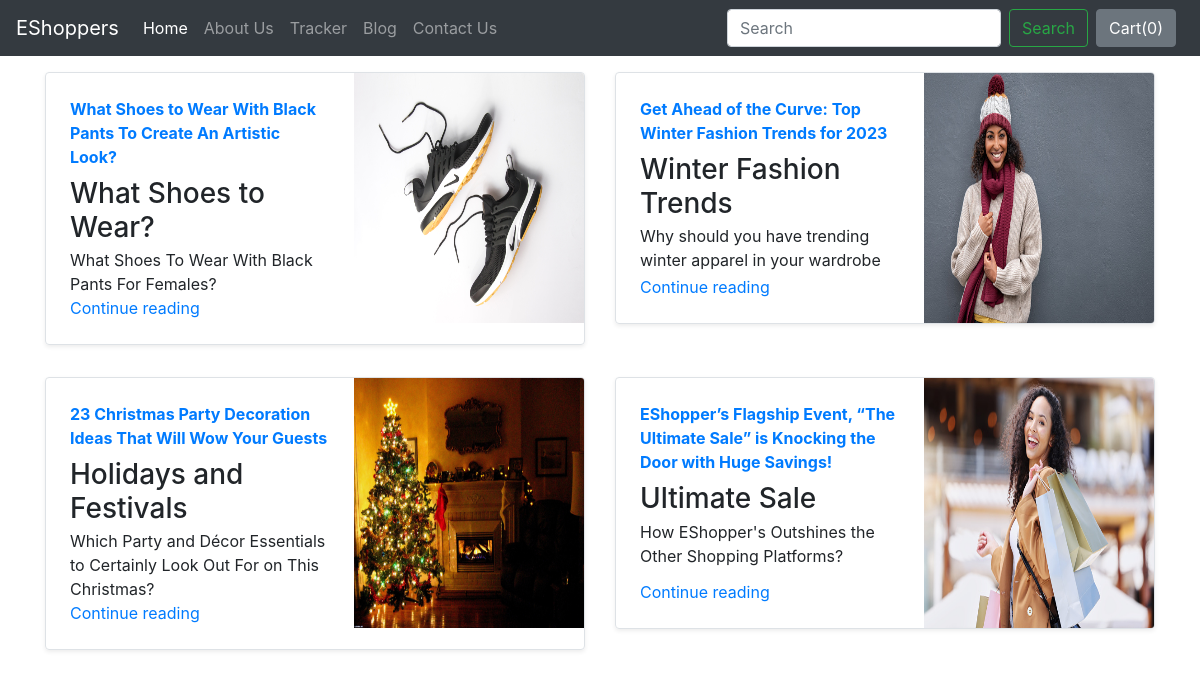
Screenshot of /blog/ with the database file from the repository.
### blog/models.py (models this page shows)
class Blogpost(models.Model):
    post_id = models.AutoField(primary_key= True)
    tilte = models.CharField(max_length=50)
    head0 = models.CharField(max_length=500, default="")
    chead0 = models.CharField(max_length=5000, default="")
    head1 = models.CharField(max_length=500, default="")
    chead1 = models.CharField(max_length=5000, default="")
    head2 = models.CharField(max_length=500, default="")
    chead2 = models.CharField(max_length=5000, default="")
    pub_date = models.DateField()
    thumbnail = models.ImageField(upload_to='shop/images', default="")
    def __str__(self):
        return self.tilte

### blog/views.py (the view)
# urls.py: path('', views.index, name = 'blogHome'),
def index(request):
    myposts= Blogpost.objects.all()
    print(myposts)
    return render(request, 'blog/index.html', {'myposts': myposts})

### blog/templates/blog/index.html (shortened to what this page needs)
{%extends 'blog/basic.html'%}
{%block body%}
<div class="container mt-3">
    <div class="row my-2">
        {% for item in myposts %}
        <div class="col-md-6">
            <div class="row no-gutters border rounded overflow-hidden flex-md-row mb-4 shadow-sm h-md-250 position-relative">
                <div class="col p-4 d-flex flex-column position-static">
                    <strong class="d-inline-block mb-2 text-primary">
                        {{item.head0}}
                    </strong>
                    <h3 class="mb-0">{{item.tilte}}</h3>
                    <p class="card-text mb-auto">{{item.head1}}</p>
                    <a href="blogpost/{{item.post_id}}" class="stretched-link">Continue reading</a>
                </div>
                <div class="col-auto d-none d-lg-block">
                    <img src="/media/{{item.thumbnail}}" class="bd-placeholder-img" width="230" height="250" aria-label="Placeholder: Thumbnail">
                </div>
            </div>
        </div>
        {% if forloop.counter|divisibleby:2%}
    </div>
    <div class="row my-2">
        {%endif%}
        {%endfor%}
    </div>
</div>
{%endblock%}

### rows the page displays
Blogpost: head0 "What Shoes to Wear With Black Pants To Create An Artistic Look?", tilte "What Shoes to Wear?", head1 "What Shoes To Wear With Black Pants For Females?", thumbnail (picture)
Blogpost: head0 "Get Ahead of the Curve: Top Winter Fashion Trends for 2023", tilte "Winter Fashion Trends", head1 "Why should you have trending winter apparel in your wardrobe", thumbnail (picture)
Blogpost: head0 "23 Christmas Party Decoration Ideas That Will Wow Your Guests", tilte "Holidays and Festivals", head1 "Which Party and Décor Essentials to Certainly Look Out For on This Christmas?", thumbnail (picture)
Blogpost: head0 "EShopper’s Flagship Event, “The Ultimate Sale” is Knocking the Door with Huge Savings!", tilte "Ultimate Sale", head1 "How EShopper's Outshines the Other Shopping Platforms?", thumbnail (picture)
